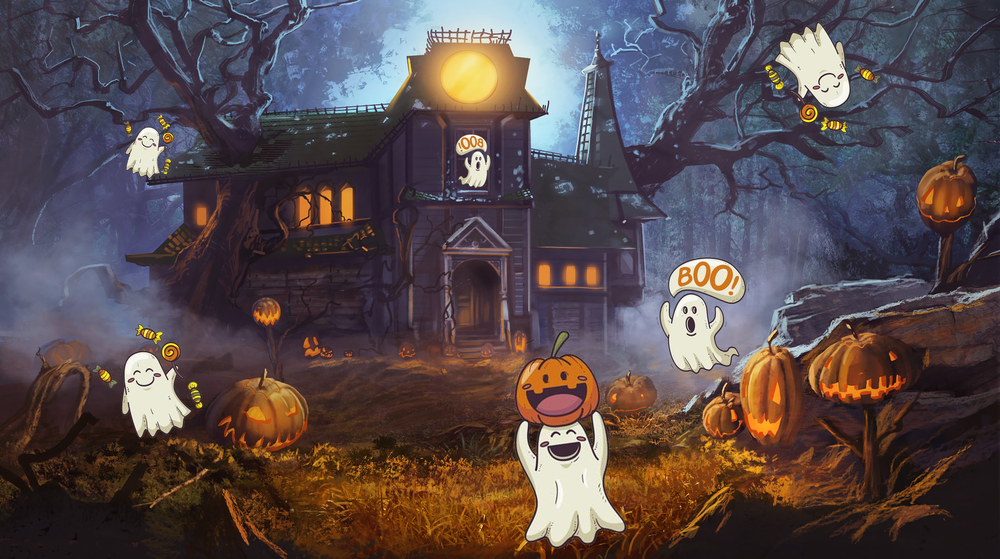
#> input picture хэллоуинский переполох/lab7.png, 1000 x 559 px, shrunk from 1920 x 1073 before the run, found by its file name
$ python find_ghousts.py
#> lines starting #> are read from the running program, lines starting #| are printed output that depends on the picture
import cv2
import numpy as np
import matplotlib.pyplot as plt

MIN_MATCH_COUNT = 10

house = cv2.imread(
    "/home/julia/Рабочий стол/Новая папка/PAC/хэллоуинский переполох/lab7.png"
)
#> house is the input picture: shape (559, 1000, 3); mean B, G, R 76, 74.3, 87.3
candy_ghost = cv2.imread(
    "/home/julia/Рабочий стол/Новая папка/PAC/хэллоуинский переполох/candy_ghost.png"
)
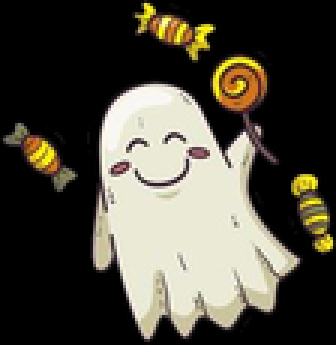
#> input picture хэллоуинский переполох/candy_ghost.png, 112 x 115 px, shrunk from 215 x 221 before the run, found by its file name (shown 3 times larger)
#> candy_ghost is the input picture: shape (115, 112, 3); mean B, G, R 63.1, 74.4, 77.9
pampkin_ghost = cv2.imread(
    "/home/julia/Рабочий стол/Новая папка/PAC/хэллоуинский переполох/pampkin_ghost.png"
)
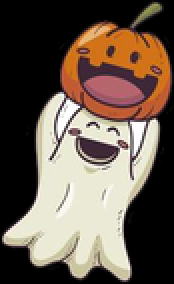
#> input picture хэллоуинский переполох/pampkin_ghost.png, 87 x 142 px, shrunk from 167 x 272 before the run, found by its file name (shown 2 times larger)
#> pampkin_ghost is the input picture: shape (142, 87, 3); mean B, G, R 78, 90.7, 105.1
scary_ghost = cv2.imread(
    "/home/julia/Рабочий стол/Новая папка/PAC/хэллоуинский переполох/scary_ghost.png"
)
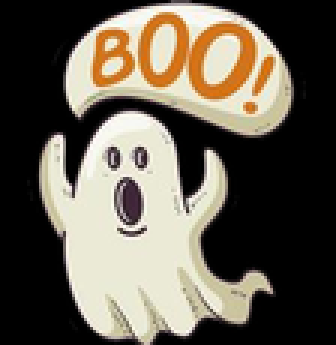
#> input picture хэллоуинский переполох/scary_ghost.png, 112 x 115 px, shrunk from 215 x 221 before the run, found by its file name (shown 3 times larger)
#> scary_ghost is the input picture: shape (115, 112, 3); mean B, G, R 80.9, 93.7, 100.8
# Initiate SIFT detector
sift = cv2.SIFT_create()
# find the keypoints and descriptors with SIFT
kp0, des0 = sift.detectAndCompute(house, None)
#> kp0 = 2861 keypoints; strongest (x, y, size): (153, 401, 40.6), (478, 165, 3.1), (691, 324, 7.1), (815, 63, 42)
kp1, des1 = sift.detectAndCompute(candy_ghost, None)
#> kp1 = 78 keypoints; strongest (x, y, size): (57, 66, 38.9), (69, 9, 2.4), (102, 60, 4.5), (50, 3, 2.4)
kp2, des2 = sift.detectAndCompute(pampkin_ghost, None)
#> kp2 = 73 keypoints; strongest (x, y, size): (7, 118, 6.6), (48, 76, 9.2), (77, 62, 3.3), (29, 48, 3.2)
kp3, des3 = sift.detectAndCompute(scary_ghost, None)
#> kp3 = 66 keypoints; strongest (x, y, size): (63, 59, 5.9), (70, 53, 4), (18, 49, 5.1), (24, 57, 4.1)


# FLANN параметры для SIFT
FLANN_INDEX_KDTREE = 1
index_params = dict(algorithm=FLANN_INDEX_KDTREE, trees=5)
search_params = dict(checks=50)  # или больше для большей точности

flann = cv2.FlannBasedMatcher(index_params, search_params)

# Сопоставляем дескрипторы дома и candy_ghost
matches = flann.knnMatch(des1, des0, k=2)  # des1 - призрак, des0 - дом
#> matches = 78 matches
# Сохраняем хорошие matches согласно тесту Лоу
good_matches1 = []
for m, n in matches:
    if m.distance < 0.7 * n.distance:  # классическое значение 0.7
        good_matches1.append(m)
#> this loop made 78 passes
#> after the loop, good_matches1 = 22 matches
if len(good_matches1) > MIN_MATCH_COUNT:
    # Получаем координаты точек для homography
    src_pts = np.float32([kp1[m.queryIdx].pt for m in good_matches1]).reshape(-1, 1, 2)
#> src_pts = 22 rows, first 8: [22.53, 58.25], [48.92, 110.3], [48.92, 110.3], [51.44, 45.76], [51.44, 45.76], [54.87, 108], [54.87, 108], [59.12, 49.91]
    dst_pts = np.float32([kp0[m.trainIdx].pt for m in good_matches1]).reshape(-1, 1, 2)
#> dst_pts = 22 rows, first 8: [113.9, 382.3], [140, 434.5], [140, 434.5], [142.6, 370], [142.6, 370], [146, 431.9], [146, 431.9], [151.3, 141.9]

    # Находим homography с RANSAC
    M, mask = cv2.findHomography(src_pts, dst_pts, cv2.RANSAC, 5.0)
#> M = [[1.02, -0.00304, 91.27], [0.0325, 1, 324.1], [8.36e-05, 6.85e-06, 1]]; mask = 22 values, max 1 at index 0, min 0 at index 7, mean 0.818

    # Получаем координаты рамки призрака
    h, w = candy_ghost.shape[:2]
#> h = 115; w = 112
    pts = np.float32([[0, 0], [0, h - 1], [w - 1, h - 1], [w - 1, 0]]).reshape(-1, 1, 2)
#> pts = [[0, 0], [0, 114], [111, 114], [111, 0]]
    dst = cv2.perspectiveTransform(pts, M)
#> dst = [[91.27, 324.1], [90.85, 438.2], [201.8, 437.8], [202.3, 324.7]]

    # Рисуем рамку на house
    house_with_box = cv2.polylines(
        house, [np.int32(dst)], True, (0, 255, 0), 3, cv2.LINE_AA
    )
    cv2.imshow("res", house_with_box)
    cv2.waitKey(0)

    print("candy_ghost найден и обведен!")
else:
    print(f"candy_ghost не найден. Мало соответствий: {len(good_matches1)}")


cv2.destroyAllWindows()
